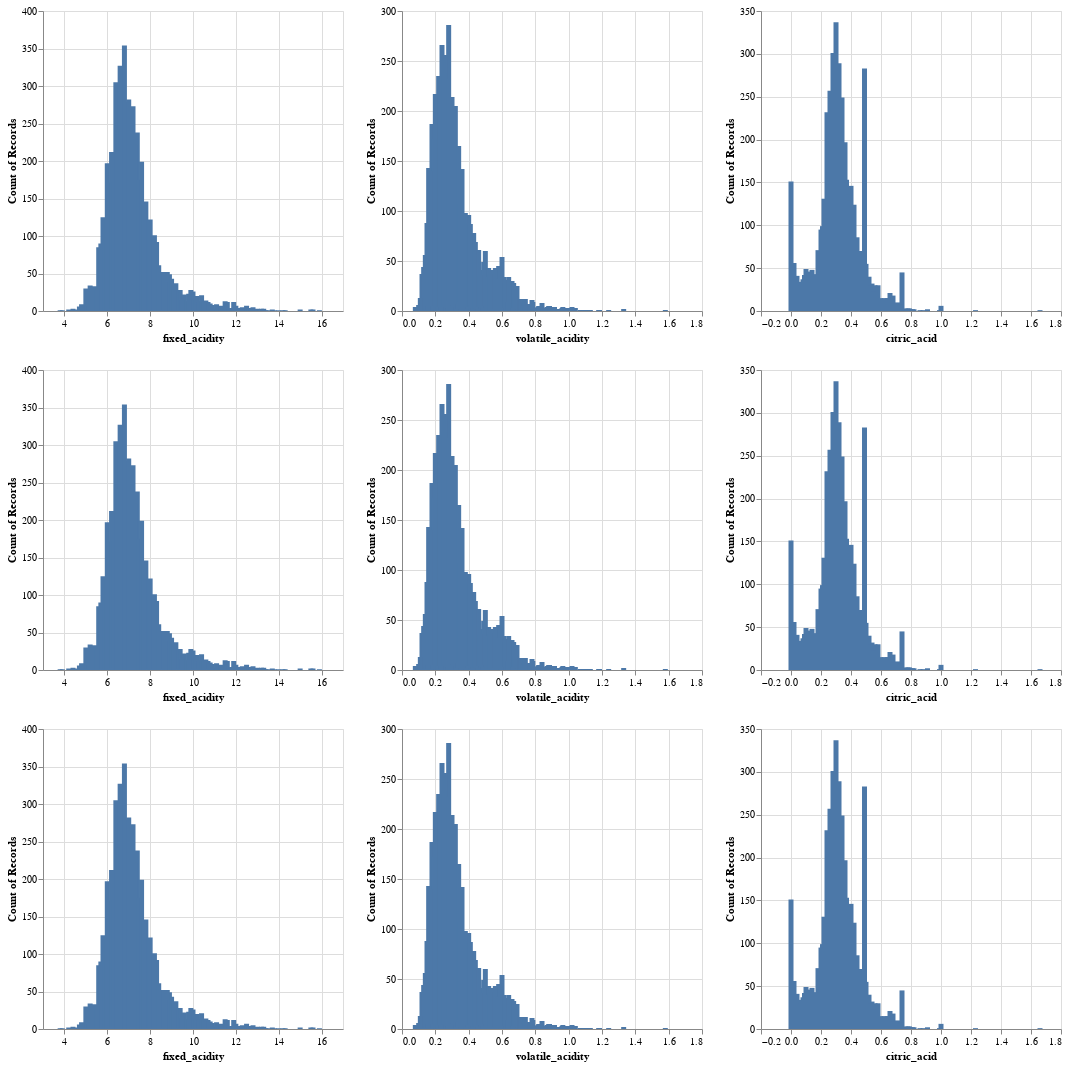

Notebook code for this chart:
### Code cell
# Visualizing feature distribution using a histogram
columns = wine_df.columns.to_list()

alt.Chart(wine_df).mark_bar().encode(
    x=alt.X(alt.repeat('column'), type='quantitative'),
    y=alt.Y('count()')
).repeat(
    column=columns[:3],
    row=[columns[i] for i in range(3, 12, 3)]
)

### Figure 1 — Vega specification as saved in the notebook (floating-point values rounded to 4 significant figures; data arrays with more than 128 entries replaced by an {"elided": "..."} marker saying what was removed)
{"$schema": "https://vega.github.io/schema/vega/v5.json", "data": [{"name": "source_0"}, {"name": "data_0", "values": [{"__count": 238, "fixed_acidity": 7.4}, {"__count": 146, "fixed_acidity": 7.8}, {"__count": 5, "fixed_acidity": 11.2}, {"__count": 116, "fixed_acidity": 7.9}, {"__count": 222, "fixed_acidity": 7.3}, {"__count": 175, "fixed_acidity": 7.5}, {"__count": 264, "fixed_acidity": 6.7}, {"__count": 85, "fixed_acidity": 5.6}, {"__count": 49, "fixed_acidity": 8.9}, {"__count": 51, "fixed_acidity": 8.5}, {"__count": 82, "fixed_acidity": 8.1}, {"__count": 199, "fixed_acidity": 7.6}, {"__count": 279, "fixed_acidity": 6.9}, {"__count": 202, "fixed_acidity": 6.3}, {"__count": 257, "fixed_acidity": 7.1}, {"__count": 92, "fixed_acidity": 8.3}, {"__count": 34, "fixed_acidity": 5.2}, {"__count": 90, "fixed_acidity": 5.7}, {"__count": 52, "fixed_acidity": 8.8}, {"__count": 354, "fixed_acidity": 6.8}, {"__count": 2, "fixed_acidity": 4.6}, {"__count": 142, "fixed_acidity": 7.7}, {"__count": 39, "fixed_acidity": 8.7}, {"__count": 305, "fixed_acidity": 6.4}, {"__count": 327, "fixed_acidity": 6.6}, {"__count": 52, "fixed_acidity": 8.6}, {"__count": 20, "fixed_acidity": 10.2}, {"__count": 282, "fixed_acidity": 7.0}, {"__count": 273, "fixed_acidity": 7.2}, {"__count": 25, "fixed_acidity": 9.3}, {"__count": 122, "fixed_acidity": 8.0}, {"__count": 13, "fixed_acidity": 9.7}, {"__count": 212, "fixed_acidity": 6.2}, {"__count": 30, "fixed_acidity": 5.0}, {"__count": 6, "fixed_acidity": 4.7}, {"__count": 61, "fixed_acidity": 8.4}, {"__count": 10, "fixed_acidity": 10.1}, {"__count": 28, "fixed_acidity": 9.4}, {"__count": 43, "fixed_acidity": 9.0}, {"__count": 101, "fixed_acidity": 8.2}, {"__count": 171, "fixed_acidity": 6.1}, {"__count": 125, "fixed_acidity": 5.8}, {"__count": 37, "fixed_acidity": 9.2}, {"__count": 13, "fixed_acidity": 11.5}, {"__count": 33, "fixed_acidity": 5.4}, {"__count": 22, "fixed_acidity": 9.6}, {"__count": 5, "fixed_acidity": 12.8}, {"__count": 3, "fixed_acidity": 11.0}, {"__count": 12, "fixed_acidity": 11.6}, {"__count": 7, "fixed_acidity": 12.0}, {"__count": 2, "fixed_acidity": 15.0}, {"__count": 10, "fixed_acidity": 10.8}, {"__count": 9, "fixed_acidity": 11.1}, {"__count": 26, "fixed_acidity": 10.0}, {"__count": 7, "fixed_acidity": 12.5}, {"__count": 4, "fixed_acidity": 11.8}, {"__count": 8, "fixed_acidity": 10.9}, {"__count": 13, "fixed_acidity": 10.3}, {"__count": 5, "fixed_acidity": 11.4}, {"__count": 28, "fixed_acidity": 9.9}, {"__count": 21, "fixed_acidity": 10.4}, {"__count": 3, "fixed_acidity": 13.3}, {"__count": 14, "fixed_acidity": 10.6}, {"__count": 23, "fixed_acidity": 9.8}, {"__count": 1, "fixed_acidity": 13.4}, {"__count": 12, "fixed_acidity": 10.7}, {"__count": 12, "fixed_acidity": 11.9}, {"__count": 4, "fixed_acidity": 12.4}, {"__count": 4, "fixed_acidity": 12.2}, {"__count": 1, "fixed_acidity": 13.8}, {"__count": 35, "fixed_acidity": 9.1}, {"__count": 1, "fixed_acidity": 13.5}, {"__count": 12, "fixed_acidity": 10.5}, {"__count": 4, "fixed_acidity": 12.6}, {"__count": 1, "fixed_acidity": 14.0}, {"__count": 2, "fixed_acidity": 13.7}, {"__count": 16, "fixed_acidity": 9.5}, {"__count": 4, "fixed_acidity": 12.7}, {"__count": 5, "fixed_acidity": 12.3}, {"__count": 2, "fixed_acidity": 15.6}, {"__count": 31, "fixed_acidity": 5.3}, {"__count": 7, "fixed_acidity": 11.3}, {"__count": 3, "fixed_acidity": 13.0}, {"__count": 242, "fixed_acidity": 6.5}, {"__count": 2, "fixed_acidity": 12.9}, {"__count": 1, "fixed_acidity": 14.3}, {"__count": 2, "fixed_acidity": 15.5}, {"__count": 3, "fixed_acidity": 11.7}, {"__count": 3, "fixed_acidity": 13.2}, {"__count": 1, "fixed_acidity": 15.9}, {"__count": 1, "fixed_acidity": 12.1}, {"__count": 27, "fixed_acidity": 5.1}, {"__count": 8, "fixed_acidity": 4.9}, {"__count": 112, "fixed_acidity": 5.9}, {"__count": 197, "fixed_acidity": 6.0}, {"__count": 32, "fixed_acidity": 5.5}, {"__count": 9, "fixed_acidity": 4.8}, {"__count": 1, "fixed_acidity": 14.2}, {"__count": 2, "fixed_acidity": 6.15}, {"__count": 1, "fixed_acidity": 4.5}, {"__count": 2, "fixed_acidity": 7.15}, {"__count": 1, "fixed_acidity": 6.45}, {"__count": 2, "fixed_acidity": 4.2}, {"__count": 1, "fixed_acidity": 3.8}, {"__count": 3, "fixed_acidity": 4.4}, {"__count": 1, "fixed_acidity": 3.9}]}, {"name": "data_1", "values": {"elided": "187 records"}}, {"name": "data_2", "values": [{"__count": 151, "citric_acid": 0.0}, {"__count": 41, "citric_acid": 0.04}, {"__count": 30, "citric_acid": 0.56}, {"__count": 30, "citric_acid": 0.06}, {"__count": 56, "citric_acid": 0.02}, {"__count": 197, "citric_acid": 0.36}, {"__count": 37, "citric_acid": 0.08}, {"__count": 244, "citric_acid": 0.29}, {"__count": 71, "citric_acid": 0.18}, {"__count": 69, "citric_acid": 0.19}, {"__count": 301, "citric_acid": 0.28}, {"__count": 38, "citric_acid": 0.51}, {"__count": 62, "citric_acid": 0.48}, {"__count": 230, "citric_acid": 0.31}, {"__count": 99, "citric_acid": 0.21}, {"__count": 16, "citric_acid": 0.11}, {"__count": 48, "citric_acid": 0.14}, {"__count": 42, "citric_acid": 0.16}, {"__count": 232, "citric_acid": 0.24}, {"__count": 34, "citric_acid": 0.07}, {"__count": 46, "citric_acid": 0.12}, {"__count": 163, "citric_acid": 0.25}, {"__count": 42, "citric_acid": 0.09}, {"__count": 337, "citric_acid": 0.3}, {"__count": 95, "citric_acid": 0.2}, {"__count": 131, "citric_acid": 0.22}, {"__count": 42, "citric_acid": 0.15}, {"__count": 52, "citric_acid": 0.43}, {"__count": 40, "citric_acid": 0.52}, {"__count": 108, "citric_acid": 0.23}, {"__count": 153, "citric_acid": 0.37}, {"__count": 257, "citric_acid": 0.26}, {"__count": 22, "citric_acid": 0.57}, {"__count": 146, "citric_acid": 0.4}, {"__count": 283, "citric_acid": 0.49}, {"__count": 25, "citric_acid": 0.05}, {"__count": 32, "citric_acid": 0.54}, {"__count": 15, "citric_acid": 0.64}, {"__count": 5, "citric_acid": 0.7}, {"__count": 56, "citric_acid": 0.47}, {"__count": 86, "citric_acid": 0.44}, {"__count": 43, "citric_acid": 0.17}, {"__count": 18, "citric_acid": 0.68}, {"__count": 30, "citric_acid": 0.53}, {"__count": 49, "citric_acid": 0.1}, {"__count": 40, "citric_acid": 0.01}, {"__count": 23, "citric_acid": 0.55}, {"__count": 6, "citric_acid": 1.0}, {"__count": 32, "citric_acid": 0.03}, {"__count": 124, "citric_acid": 0.42}, {"__count": 208, "citric_acid": 0.33}, {"__count": 289, "citric_acid": 0.32}, {"__count": 150, "citric_acid": 0.35}, {"__count": 15, "citric_acid": 0.6}, {"__count": 45, "citric_acid": 0.74}, {"__count": 30, "citric_acid": 0.58}, {"__count": 55, "citric_acid": 0.5}, {"__count": 3, "citric_acid": 0.76}, {"__count": 70, "citric_acid": 0.46}, {"__count": 68, "citric_acid": 0.45}, {"__count": 136, "citric_acid": 0.38}, {"__count": 129, "citric_acid": 0.39}, {"__count": 21, "citric_acid": 0.66}, {"__count": 15, "citric_acid": 0.62}, {"__count": 9, "citric_acid": 0.67}, {"__count": 3, "citric_acid": 0.79}, {"__count": 14, "citric_acid": 0.63}, {"__count": 11, "citric_acid": 0.61}, {"__count": 10, "citric_acid": 0.71}, {"__count": 15, "citric_acid": 0.65}, {"__count": 14, "citric_acid": 0.59}, {"__count": 249, "citric_acid": 0.34}, {"__count": 9, "citric_acid": 0.69}, {"__count": 8, "citric_acid": 0.73}, {"__count": 6, "citric_acid": 0.72}, {"__count": 98, "citric_acid": 0.41}, {"__count": 236, "citric_acid": 0.27}, {"__count": 1, "citric_acid": 0.75}, {"__count": 35, "citric_acid": 0.13}, {"__count": 3, "citric_acid": 0.78}, {"__count": 1, "citric_acid": 0.88}, {"__count": 1, "citric_acid": 1.66}, {"__count": 2, "citric_acid": 0.81}, {"__count": 1, "citric_acid": 0.99}, {"__count": 2, "citric_acid": 0.82}, {"__count": 2, "citric_acid": 0.8}, {"__count": 1, "citric_acid": 1.23}, {"__count": 1, "citric_acid": 0.86}, {"__count": 2, "citric_acid": 0.91}]}, {"name": "data_0_child__row_residual_sugarcolumn_fixed_acidity_x_domain_fixed_acidity", "values": [{"min": 3.8, "max": 15.9}]}, {"name": "data_0_child__row_residual_sugarcolumn_fixed_acidity_y_domain___count", "values": [{"min": 1, "max": 354}]}, {"name": "data_1_child__row_residual_sugarcolumn_volatile_acidity_x_domain_volatile_acidity", "values": [{"min": 0.08, "max": 1.58}]}, {"name": "data_1_child__row_residual_sugarcolumn_volatile_acidity_y_domain___count", "values": [{"min": 1, "max": 286}]}, {"name": "data_2_child__row_residual_sugarcolumn_citric_acid_x_domain_citric_acid", "values": [{"min": 0.0, "max": 1.66}]}, {"name": "data_2_child__row_residual_sugarcolumn_citric_acid_y_domain___count", "values": [{"min": 1, "max": 337}]}, {"name": "data_0_child__row_total_sulfur_dioxidecolumn_fixed_acidity_x_domain_fixed_acidity", "values": [{"min": 3.8, "max": 15.9}]}, {"name": "data_0_child__row_total_sulfur_dioxidecolumn_fixed_acidity_y_domain___count", "values": [{"min": 1, "max": 354}]}, {"name": "data_1_child__row_total_sulfur_dioxidecolumn_volatile_acidity_x_domain_volatile_acidity", "values": [{"min": 0.08, "max": 1.58}]}, {"name": "data_1_child__row_total_sulfur_dioxidecolumn_volatile_acidity_y_domain___count", "values": [{"min": 1, "max": 286}]}, {"name": "data_2_child__row_total_sulfur_dioxidecolumn_citric_acid_x_domain_citric_acid", "values": [{"min": 0.0, "max": 1.66}]}, {"name": "data_2_child__row_total_sulfur_dioxidecolumn_citric_acid_y_domain___count", "values": [{"min": 1, "max": 337}]}, {"name": "data_0_child__row_sulphatescolumn_fixed_acidity_x_domain_fixed_acidity", "values": [{"min": 3.8, "max": 15.9}]}, {"name": "data_0_child__row_sulphatescolumn_fixed_acidity_y_domain___count", "values": [{"min": 1, "max": 354}]}, {"name": "data_1_child__row_sulphatescolumn_volatile_acidity_x_domain_volatile_acidity", "values": [{"min": 0.08, "max": 1.58}]}, {"name": "data_1_child__row_sulphatescolumn_volatile_acidity_y_domain___count", "values": [{"min": 1, "max": 286}]}, {"name": "data_2_child__row_sulphatescolumn_citric_acid_x_domain_citric_acid", "values": [{"min": 0.0, "max": 1.66}]}, {"name": "data_2_child__row_sulphatescolumn_citric_acid_y_domain___count", "values": [{"min": 1, "max": 337}]}], "signals": [{"name": "childWidth", "value": 300}, {"name": "childHeight", "value": 300}], "marks": [{"type": "group", "name": "child__row_residual_sugarcolumn_fixed_acidity_group", "encode": {"update": {"height": {"signal": "childHeight"}, "width": {"signal": "childWidth"}}}, "marks": [{"type": "rect", "name": "child__row_residual_sugarcolumn_fixed_acidity_marks", "from": {"data": "data_0"}, "encode": {"update": {"width": {"value": 5}, "y": {"field": "__count", "scale": "child__row_residual_sugarcolumn_fixed_acidity_y"}, "xc": {"field": "fixed_acidity", "scale": "child__row_residual_sugarcolumn_fixed_acidity_x"}, "y2": {"value": 0, "scale": "child__row_residual_sugarcolumn_fixed_acidity_y"}, "fill": {"value": "#4c78a8"}}}, "style": ["bar"]}], "axes": [{"scale": "child__row_residual_sugarcolumn_fixed_acidity_x", "maxExtent": 0, "grid": true, "gridScale": "child__row_residual_sugarcolumn_fixed_acidity_y", "domain": false, "minExtent": 0, "ticks": false, "tickCount": {"signal": "ceil(childWidth/40)"}, "aria": false, "orient": "bottom", "labels": false, "zindex": 0}, {"scale": "child__row_residual_sugarcolumn_fixed_acidity_y", "gridScale": "child__row_residual_sugarcolumn_fixed_acidity_x", "labels": false, "zindex": 0, "ticks": false, "domain": false, "tickCount": {"signal": "ceil(childHeight/40)"}, "orient": "left", "aria": false, "grid": true, "maxExtent": 0, "minExtent": 0}, {"scale": "child__row_residual_sugarcolumn_fixed_acidity_x", "labelFlush": true, "zindex": 0, "title": "fixed_acidity", "labelOverlap": true, "orient": "bottom", "grid": false, "tickCount": {"signal": "ceil(childWidth/40)"}}, {"scale": "child__row_residual_sugarcolumn_fixed_acidity_y", "grid": false, "title": "Count of Records", "orient": "left", "labelOverlap": true, "zindex": 0, "tickCount": {"signal": "ceil(childHeight/40)"}}], "style": "cell"}, {"type": "group", "name": "child__row_residual_sugarcolumn_volatile_acidity_group", "encode": {"update": {"height": {"signal": "childHeight"}, "width": {"signal": "childWidth"}}}, "marks": [{"type": "rect", "name": "child__row_residual_sugarcolumn_volatile_acidity_marks", "from": {"data": "data_1"}, "encode": {"update": {"fill": {"value": "#4c78a8"}, "xc": {"field": "volatile_acidity", "scale": "child__row_residual_sugarcolumn_volatile_acidity_x"}, "y": {"field": "__count", "scale": "child__row_residual_sugarcolumn_volatile_acidity_y"}, "width": {"value": 5}, "y2": {"value": 0, "scale": "child__row_residual_sugarcolumn_volatile_acidity_y"}}}, "style": ["bar"]}], "axes": [{"scale": "child__row_residual_sugarcolumn_volatile_acidity_x", "labels": false, "orient": "bottom", "gridScale": "child__row_residual_sugarcolumn_volatile_acidity_y", "minExtent": 0, "maxExtent": 0, "ticks": false, "aria": false, "tickCount": {"signal": "ceil(childWidth/40)"}, "zindex": 0, "domain": false, "grid": true}, {"scale": "child__row_residual_sugarcolumn_volatile_acidity_y", "gridScale": "child__row_residual_sugarcolumn_volatile_acidity_x", "maxExtent": 0, "minExtent": 0, "grid": true, "labels": false, "domain": false, "aria": false, "orient": "left", "ticks": false, "zindex": 0, "tickCount": {"signal": "ceil(childHeight/40)"}}, {"scale": "child__row_residual_sugarcolumn_volatile_acidity_x", "grid": false, "zindex": 0, "title": "volatile_acidity", "labelFlush": true, "labelOverlap": true, "orient": "bottom", "tickCount": {"signal": "ceil(childWidth/40)"}}, {"scale": "child__row_residual_sugarcolumn_volatile_acidity_y", "grid": false, "title": "Count of Records", "labelOverlap": true, "tickCount": {"signal": "ceil(childHeight/40)"}, "orient": "left", "zindex": 0}], "style": "cell"}, {"type": "group", "name": "child__row_residual_sugarcolumn_citric_acid_group", "encode": {"update": {"width": {"signal": "childWidth"}, "height": {"signal": "childHeight"}}}, "marks": [{"type": "rect", "name": "child__row_residual_sugarcolumn_citric_acid_marks", "from": {"data": "data_2"}, "encode": {"update": {"y": {"field": "__count", "scale": "child__row_residual_sugarcolumn_citric_acid_y"}, "y2": {"value": 0, "scale": "child__row_residual_sugarcolumn_citric_acid_y"}, "xc": {"field": "citric_acid", "scale": "child__row_residual_sugarcolumn_citric_acid_x"}, "width": {"value": 5}, "fill": {"value": "#4c78a8"}}}, "style": ["bar"]}], "axes": [{"scale": "child__row_residual_sugarcolumn_citric_acid_x", "minExtent": 0, "maxExtent": 0, "grid": true, "ticks": false, "gridScale": "child__row_residual_sugarcolumn_citric_acid_y", "tickCount": {"signal": "ceil(childWidth/40)"}, "domain": false, "orient": "bottom", "labels": false, "zindex": 0, "aria": false}, {"scale": "child__row_residual_sugarcolumn_citric_acid_y", "domain": false, "maxExtent": 0, "labels": false, "minExtent": 0, "gridScale": "child__row_residual_sugarcolumn_citric_acid_x", "grid": true, "tickCount": {"signal": "ceil(childHeight/40)"}, "orient": "left", "ticks": false, "zindex": 0, "aria": false}, {"scale": "child__row_residual_sugarcolumn_citric_acid_x", "tickCount": {"signal": "ceil(childWidth/40)"}, "labelFlush": true, "grid": false, "zindex": 0, "orient": "bottom", "title": "citric_acid", "labelOverlap": true}, {"scale": "child__row_residual_sugarcolumn_citric_acid_y", "title": "Count of Records", "tickCount": {"signal": "ceil(childHeight/40)"}, "grid": false, "zindex": 0, "orient": "left", "labelOverlap": true}], "style": "cell"}, {"type": "group", "name": "child__row_total_sulfur_dioxidecolumn_fixed_acidity_group", "encode": {"update": {"width": {"signal": "childWidth"}, "height": {"signal": "childHeight"}}}, "marks": [{"type": "rect", "name": "child__row_total_sulfur_dioxidecolumn_fixed_acidity_marks", "from": {"data": "data_0"}, "encode": {"update": {"width": {"value": 5}, "y": {"field": "__count", "scale": "child__row_total_sulfur_dioxidecolumn_fixed_acidity_y"}, "xc": {"field": "fixed_acidity", "scale": "child__row_total_sulfur_dioxidecolumn_fixed_acidity_x"}, "y2": {"value": 0, "scale": "child__row_total_sulfur_dioxidecolumn_fixed_acidity_y"}, "fill": {"value": "#4c78a8"}}}, "style": ["bar"]}], "axes": [{"scale": "child__row_total_sulfur_dioxidecolumn_fixed_acidity_x", "aria": false, "labels": false, "ticks": false, "tickCount": {"signal": "ceil(childWidth/40)"}, "zindex": 0, "orient": "bottom", "maxExtent": 0, "gridScale": "child__row_total_sulfur_dioxidecolumn_fixed_acidity_y", "domain": false, "grid": true, "minExtent": 0}, {"scale": "child__row_total_sulfur_dioxidecolumn_fixed_acidity_y", "minExtent": 0, "labels": false, "domain": false, "orient": "left", "ticks": false, "zindex": 0, "aria": false, "maxExtent": 0, "tickCount": {"signal": "ceil(childHeight/40)"}, "gridScale": "child__row_total_sulfur_dioxidecolumn_fixed_acidity_x", "grid": true}, {"scale": "child__row_total_sulfur_dioxidecolumn_fixed_acidity_x", "labelOverlap": true, "orient": "bottom", "labelFlush": true, "tickCount": {"signal": "ceil(childWidth/40)"}, "zindex": 0, "grid": false, "title": "fixed_acidity"}, {"scale": "child__row_total_sulfur_dioxidecolumn_fixed_acidity_y", "zindex": 0, "grid": false, "orient": "left", "title": "Count of Records", "labelOverlap": true, "tickCount": {"signal": "ceil(childHeight/40)"}}], "style": "cell"}, {"type": "group", "name": "child__row_total_sulfur_dioxidecolumn_volatile_acidity_group", "encode": {"update": {"width": {"signal": "childWidth"}, "height": {"signal": "childHeight"}}}, "marks": [{"type": "rect", "name": "child__row_total_sulfur_dioxidecolumn_volatile_acidity_marks", "from": {"data": "data_1"}, "encode": {"update": {"y2": {"value": 0, "scale": "child__row_total_sulfur_dioxidecolumn_volatile_acidity_y"}, "xc": {"field": "volatile_acidity", "scale": "child__row_total_sulfur_dioxidecolumn_volatile_acidity_x"}, "width": {"value": 5}, "y": {"field": "__count", "scale": "child__row_total_sulfur_dioxidecolumn_volatile_acidity_y"}, "fill": {"value": "#4c78a8"}}}, "style": ["bar"]}], "axes": [{"scale": "child__row_total_sulfur_dioxidecolumn_volatile_acidity_x", "domain": false, "orient": "bottom", "labels": false, "maxExtent": 0, "grid": true, "zindex": 0, "ticks": false, "minExtent": 0, "aria": false, "tickCount": {"signal": "ceil(childWidth/40)"}, "gridScale": "child__row_total_sulfur_dioxidecolumn_volatile_acidity_y"}, {"scale": "child__row_total_sulfur_dioxidecolumn_volatile_acidity_y", "grid": true, "minExtent": 0, "zindex": 0, "tickCount": {"signal": "ceil(childHeight/40)"}, "orient": "left", "maxExtent": 0, "labels": false, "ticks": false, "aria": false, "domain": false, "gridScale": "child__row_total_sulfur_dioxidecolumn_volatile_acidity_x"}, {"scale": "child__row_total_sulfur_dioxidecolumn_volatile_acidity_x", "grid": false, "zindex": 0, "orient": "bottom", "title": "volatile_acidity", "labelOverlap": true, "tickCount": {"signal": "ceil(childWidth/40)"}, "labelFlush": true}, {"scale": "child__row_total_sulfur_dioxidecolumn_volatile_acidity_y", "title": "Count of Records", "labelOverlap": true, "orient": "left", "tickCount": {"signal": "ceil(childHeight/40)"}, "zindex": 0, "grid": false}], "style": "cell"}, {"type": "group", "name": "child__row_total_sulfur_dioxidecolumn_citric_acid_group", "encode": {"update": {"height": {"signal": "childHeight"}, "width": {"signal": "childWidth"}}}, "marks": [{"type": "rect", "name": "child__row_total_sulfur_dioxidecolumn_citric_acid_marks", "from": {"data": "data_2"}, "encode": {"update": {"fill": {"value": "#4c78a8"}, "width": {"value": 5}, "y2": {"value": 0, "scale": "child__row_total_sulfur_dioxidecolumn_citric_acid_y"}, "xc": {"field": "citric_acid", "scale": "child__row_total_sulfur_dioxidecolumn_citric_acid_x"}, "y": {"field": "__count", "scale": "child__row_total_sulfur_dioxidecolumn_citric_acid_y"}}}, "style": ["bar"]}], "axes": [{"scale": "child__row_total_sulfur_dioxidecolumn_citric_acid_x", "gridScale": "child__row_total_sulfur_dioxidecolumn_citric_acid_y", "maxExtent": 0, "labels": false, "domain": false, "minExtent": 0, "ticks": false, "orient": "bottom", "grid": true, "aria": false, "zindex": 0, "tickCount": {"signal": "ceil(childWidth/40)"}}, {"scale": "child__row_total_sulfur_dioxidecolumn_citric_acid_y", "grid": true, "aria": false, "labels": false, "orient": "left", "domain": false, "maxExtent": 0, "zindex": 0, "gridScale": "child__row_total_sulfur_dioxidecolumn_citric_acid_x", "tickCount": {"signal": "ceil(childHeight/40)"}, "ticks": false, "minExtent": 0}, {"scale": "child__row_total_sulfur_dioxidecolumn_citric_acid_x", "zindex": 0, "orient": "bottom", "labelFlush": true, "labelOverlap": true, "title": "citric_acid", "tickCount": {"signal": "ceil(childWidth/40)"}, "grid": false}, {"scale": "child__row_total_sulfur_dioxidecolumn_citric_acid_y", "grid": false, "tickCount": {"signal": "ceil(childHeight/40)"}, "zindex": 0, "orient": "left", "title": "Count of Records", "labelOverlap": true}], "style": "cell"}, {"type": "group", "name": "child__row_sulphatescolumn_fixed_acidity_group", "encode": {"update": {"width": {"signal": "childWidth"}, "height": {"signal": "childHeight"}}}, "marks": [{"type": "rect", "name": "child__row_sulphatescolumn_fixed_acidity_marks", "from": {"data": "data_0"}, "encode": {"update": {"y2": {"value": 0, "scale": "child__row_sulphatescolumn_fixed_acidity_y"}, "fill": {"value": "#4c78a8"}, "xc": {"field": "fixed_acidity", "scale": "child__row_sulphatescolumn_fixed_acidity_x"}, "y": {"field": "__count", "scale": "child__row_sulphatescolumn_fixed_acidity_y"}, "width": {"value": 5}}}, "style": ["bar"]}], "axes": [{"scale": "child__row_sulphatescolumn_fixed_acidity_x", "gridScale": "child__row_sulphatescolumn_fixed_acidity_y", "tickCount": {"signal": "ceil(childWidth/40)"}, "domain": false, "minExtent": 0, "aria": false, "orient": "bottom", "zindex": 0, "maxExtent": 0, "grid": true, "labels": false, "ticks": false}, {"scale": "child__row_sulphatescolumn_fixed_acidity_y", "grid": true, "minExtent": 0, "gridScale": "child__row_sulphatescolumn_fixed_acidity_x", "tickCount": {"signal": "ceil(childHeight/40)"}, "domain": false, "maxExtent": 0, "orient": "left", "labels": false, "ticks": false, "aria": false, "zindex": 0}, {"scale": "child__row_sulphatescolumn_fixed_acidity_x", "labelOverlap": true, "tickCount": {"signal": "ceil(childWidth/40)"}, "zindex": 0, "orient": "bottom", "grid": false, "title": "fixed_acidity", "labelFlush": true}, {"scale": "child__row_sulphatescolumn_fixed_acidity_y", "orient": "left", "grid": false, "title": "Count of Records", "tickCount": {"signal": "ceil(childHeight/40)"}, "labelOverlap": true, "zindex": 0}], "style": "cell"}, {"type": "group", "name": "child__row_sulphatescolumn_volatile_acidity_group", "encode": {"update": {"width": {"signal": "childWidth"}, "height": {"signal": "childHeight"}}}, "marks": [{"type": "rect", "name": "child__row_sulphatescolumn_volatile_acidity_marks", "from": {"data": "data_1"}, "encode": {"update": {"width": {"value": 5}, "fill": {"value": "#4c78a8"}, "xc": {"field": "volatile_acidity", "scale": "child__row_sulphatescolumn_volatile_acidity_x"}, "y2": {"value": 0, "scale": "child__row_sulphatescolumn_volatile_acidity_y"}, "y": {"field": "__count", "scale": "child__row_sulphatescolumn_volatile_acidity_y"}}}, "style": ["bar"]}], "axes": [{"scale": "child__row_sulphatescolumn_volatile_acidity_x", "tickCount": {"signal": "ceil(childWidth/40)"}, "gridScale": "child__row_sulphatescolumn_volatile_acidity_y", "grid": true, "maxExtent": 0, "orient": "bottom", "zindex": 0, "minExtent": 0, "domain": false, "ticks": false, "labels": false, "aria": false}, {"scale": "child__row_sulphatescolumn_volatile_acidity_y", "tickCount": {"signal": "ceil(childHeight/40)"}, "zindex": 0, "labels": false, "gridScale": "child__row_sulphatescolumn_volatile_acidity_x", "grid": true, "aria": false, "domain": false, "minExtent": 0, "ticks": false, "maxExtent": 0, "orient": "left"}, {"scale": "child__row_sulphatescolumn_volatile_acidity_x", "grid": false, "tickCount": {"signal": "ceil(childWidth/40)"}, "zindex": 0, "orient": "bottom", "labelFlush": true, "title": "volatile_acidity", "labelOverlap": true}, {"scale": "child__row_sulphatescolumn_volatile_acidity_y", "grid": false, "title": "Count of Records", "orient": "left", "labelOverlap": true, "zindex": 0, "tickCount": {"signal": "ceil(childHeight/40)"}}], "style": "cell"}, {"type": "group", "name": "child__row_sulphatescolumn_citric_acid_group", "encode": {"update": {"width": {"signal": "childWidth"}, "height": {"signal": "childHeight"}}}, "marks": [{"type": "rect", "name": "child__row_sulphatescolumn_citric_acid_marks", "from": {"data": "data_2"}, "encode": {"update": {"width": {"value": 5}, "xc": {"field": "citric_acid", "scale": "child__row_sulphatescolumn_citric_acid_x"}, "y": {"field": "__count", "scale": "child__row_sulphatescolumn_citric_acid_y"}, "y2": {"value": 0, "scale": "child__row_sulphatescolumn_citric_acid_y"}, "fill": {"value": "#4c78a8"}}}, "style": ["bar"]}], "axes": [{"scale": "child__row_sulphatescolumn_citric_acid_x", "maxExtent": 0, "tickCount": {"signal": "ceil(childWidth/40)"}, "minExtent": 0, "zindex": 0, "gridScale": "child__row_sulphatescolumn_citric_acid_y", "domain": false, "grid": true, "labels": false, "orient": "bottom", "ticks": false, "aria": false}, {"scale": "child__row_sulphatescolumn_citric_acid_y", "domain": false, "maxExtent": 0, "zindex": 0, "aria": false, "ticks": false, "minExtent": 0, "orient": "left", "grid": true, "tickCount": {"signal": "ceil(childHeight/40)"}, "labels": false, "gridScale": "child__row_sulphatescolumn_citric_acid_x"}, {"scale": "child__row_sulphatescolumn_citric_acid_x", "labelOverlap": true, "orient": "bottom", "labelFlush": true, "tickCount": {"signal": "ceil(childWidth/40)"}, "zindex": 0, "title": "citric_acid", "grid": false}, {"scale": "child__row_sulphatescolumn_citric_acid_y", "labelOverlap": true, "orient": "left", "title": "Count of Records", "tickCount": {"signal": "ceil(childHeight/40)"}, "zindex": 0, "grid": false}], "style": "cell"}], "scales": [{"name": "child__row_residual_sugarcolumn_fixed_acidity_x", "type": "linear", "domain": [{"signal": "(data(\"data_0_child__row_residual_sugarcolumn_fixed_acidity_x_domain_fixed_acidity\")[0] || {}).min"}, {"signal": "(data(\"data_0_child__row_residual_sugarcolumn_fixed_acidity_x_domain_fixed_acidity\")[0] || {}).max"}], "range": [0, {"signal": "childWidth"}], "nice": true, "zero": false, "padding": 5}, {"name": "child__row_residual_sugarcolumn_fixed_acidity_y", "type": "linear", "domain": [{"signal": "(data(\"data_0_child__row_residual_sugarcolumn_fixed_acidity_y_domain___count\")[0] || {}).min"}, {"signal": "(data(\"data_0_child__row_residual_sugarcolumn_fixed_acidity_y_domain___count\")[0] || {}).max"}], "range": [{"signal": "childHeight"}, 0], "zero": true, "nice": true}, {"name": "child__row_residual_sugarcolumn_volatile_acidity_x", "type": "linear", "domain": [{"signal": "(data(\"data_1_child__row_residual_sugarcolumn_volatile_acidity_x_domain_volatile_acidity\")[0] || {}).min"}, {"signal": "(data(\"data_1_child__row_residual_sugarcolumn_volatile_acidity_x_domain_volatile_acidity\")[0] || {}).max"}], "range": [0, {"signal": "childWidth"}], "zero": false, "nice": true, "padding": 5}, {"name": "child__row_residual_sugarcolumn_volatile_acidity_y", "type": "linear", "domain": [{"signal": "(data(\"data_1_child__row_residual_sugarcolumn_volatile_acidity_y_domain___count\")[0] || {}).min"}, {"signal": "(data(\"data_1_child__row_residual_sugarcolumn_volatile_acidity_y_domain___count\")[0] || {}).max"}], "range": [{"signal": "childHeight"}, 0], "nice": true, "zero": true}, {"name": "child__row_residual_sugarcolumn_citric_acid_x", "type": "linear", "domain": [{"signal": "(data(\"data_2_child__row_residual_sugarcolumn_citric_acid_x_domain_citric_acid\")[0] || {}).min"}, {"signal": "(data(\"data_2_child__row_residual_sugarcolumn_citric_acid_x_domain_citric_acid\")[0] || {}).max"}], "range": [0, {"signal": "childWidth"}], "zero": false, "nice": true, "padding": 5}, {"name": "child__row_residual_sugarcolumn_citric_acid_y", "type": "linear", "domain": [{"signal": "(data(\"data_2_child__row_residual_sugarcolumn_citric_acid_y_domain___count\")[0] || {}).min"}, {"signal": "(data(\"data_2_child__row_residual_sugarcolumn_citric_acid_y_domain___count\")[0] || {}).max"}], "range": [{"signal": "childHeight"}, 0], "zero": true, "nice": true}, {"name": "child__row_total_sulfur_dioxidecolumn_fixed_acidity_x", "type": "linear", "domain": [{"signal": "(data(\"data_0_child__row_total_sulfur_dioxidecolumn_fixed_acidity_x_domain_fixed_acidity\")[0] || {}).min"}, {"signal": "(data(\"data_0_child__row_total_sulfur_dioxidecolumn_fixed_acidity_x_domain_fixed_acidity\")[0] || {}).max"}], "range": [0, {"signal": "childWidth"}], "padding": 5, "nice": true, "zero": false}, {"name": "child__row_total_sulfur_dioxidecolumn_fixed_acidity_y", "type": "linear", "domain": [{"signal": "(data(\"data_0_child__row_total_sulfur_dioxidecolumn_fixed_acidity_y_domain___count\")[0] || {}).min"}, {"signal": "(data(\"data_0_child__row_total_sulfur_dioxidecolumn_fixed_acidity_y_domain___count\")[0] || {}).max"}], "range": [{"signal": "childHeight"}, 0], "zero": true, "nice": true}, {"name": "child__row_total_sulfur_dioxidecolumn_volatile_acidity_x", "type": "linear", "domain": [{"signal": "(data(\"data_1_child__row_total_sulfur_dioxidecolumn_volatile_acidity_x_domain_volatile_acidity\")[0] || {}).min"}, {"signal": "(data(\"data_1_child__row_total_sulfur_dioxidecolumn_volatile_acidity_x_domain_volatile_acidity\")[0] || {}).max"}], "range": [0, {"signal": "childWidth"}], "zero": false, "nice": true, "padding": 5}, {"name": "child__row_total_sulfur_dioxidecolumn_volatile_acidity_y", "type": "linear", "domain": [{"signal": "(data(\"data_1_child__row_total_sulfur_dioxidecolumn_volatile_acidity_y_domain___count\")[0] || {}).min"}, {"signal": "(data(\"data_1_child__row_total_sulfur_dioxidecolumn_volatile_acidity_y_domain___count\")[0] || {}).max"}], "range": [{"signal": "childHeight"}, 0], "zero": true, "nice": true}, {"name": "child__row_total_sulfur_dioxidecolumn_citric_acid_x", "type": "linear", "domain": [{"signal": "(data(\"data_2_child__row_total_sulfur_dioxidecolumn_citric_acid_x_domain_citric_acid\")[0] || {}).min"}, {"signal": "(data(\"data_2_child__row_total_sulfur_dioxidecolumn_citric_acid_x_domain_citric_acid\")[0] || {}).max"}], "range": [0, {"signal": "childWidth"}], "zero": false, "padding": 5, "nice": true}, {"name": "child__row_total_sulfur_dioxidecolumn_citric_acid_y", "type": "linear", "domain": [{"signal": "(data(\"data_2_child__row_total_sulfur_dioxidecolumn_citric_acid_y_domain___count\")[0] || {}).min"}, {"signal": "(data(\"data_2_child__row_total_sulfur_dioxidecolumn_citric_acid_y_domain___count\")[0] || {}).max"}], "range": [{"signal": "childHeight"}, 0], "nice": true, "zero": true}, {"name": "child__row_sulphatescolumn_fixed_acidity_x", "type": "linear", "domain": [{"signal": "(data(\"data_0_child__row_sulphatescolumn_fixed_acidity_x_domain_fixed_acidity\")[0] || {}).min"}, {"signal": "(data(\"data_0_child__row_sulphatescolumn_fixed_acidity_x_domain_fixed_acidity\")[0] || {}).max"}], "range": [0, {"signal": "childWidth"}], "zero": false, "padding": 5, "nice": true}, {"name": "child__row_sulphatescolumn_fixed_acidity_y", "type": "linear", "domain": [{"signal": "(data(\"data_0_child__row_sulphatescolumn_fixed_acidity_y_domain___count\")[0] || {}).min"}, {"signal": "(data(\"data_0_child__row_sulphatescolumn_fixed_acidity_y_domain___count\")[0] || {}).max"}], "range": [{"signal": "childHeight"}, 0], "nice": true, "zero": true}, {"name": "child__row_sulphatescolumn_volatile_acidity_x", "type": "linear", "domain": [{"signal": "(data(\"data_1_child__row_sulphatescolumn_volatile_acidity_x_domain_volatile_acidity\")[0] || {}).min"}, {"signal": "(data(\"data_1_child__row_sulphatescolumn_volatile_acidity_x_domain_volatile_acidity\")[0] || {}).max"}], "range": [0, {"signal": "childWidth"}], "zero": false, "padding": 5, "nice": true}, {"name": "child__row_sulphatescolumn_volatile_acidity_y", "type": "linear", "domain": [{"signal": "(data(\"data_1_child__row_sulphatescolumn_volatile_acidity_y_domain___count\")[0] || {}).min"}, {"signal": "(data(\"data_1_child__row_sulphatescolumn_volatile_acidity_y_domain___count\")[0] || {}).max"}], "range": [{"signal": "childHeight"}, 0], "nice": true, "zero": true}, {"name": "child__row_sulphatescolumn_citric_acid_x", "type": "linear", "domain": [{"signal": "(data(\"data_2_child__row_sulphatescolumn_citric_acid_x_domain_citric_acid\")[0] || {}).min"}, {"signal": "(data(\"data_2_child__row_sulphatescolumn_citric_acid_x_domain_citric_acid\")[0] || {}).max"}], "range": [0, {"signal": "childWidth"}], "nice": true, "zero": false, "padding": 5}, {"name": "child__row_sulphatescolumn_citric_acid_y", "type": "linear", "domain": [{"signal": "(data(\"data_2_child__row_sulphatescolumn_citric_acid_y_domain___count\")[0] || {}).min"}, {"signal": "(data(\"data_2_child__row_sulphatescolumn_citric_acid_y_domain___count\")[0] || {}).max"}], "range": [{"signal": "childHeight"}, 0], "zero": true, "nice": true}], "padding": 5, "background": "white", "layout": {"padding": 20, "columns": 3, "bounds": "full", "align": "all"}}
